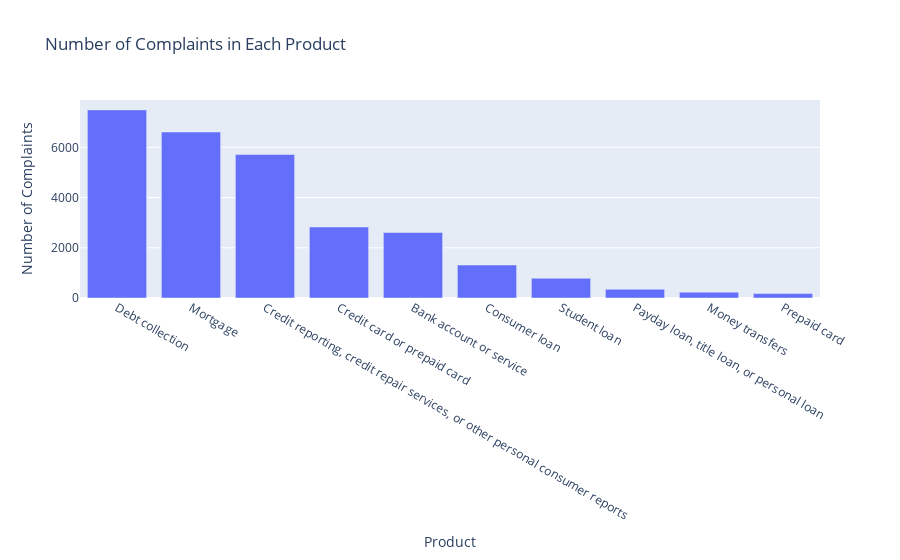

Notebook code cell kept with this figure:
### Code cell
import plotly.express as px

product_counts = df['Product'].value_counts().sort_values(ascending=False)

fig = px.bar(product_counts,
             x=product_counts.index,
             y=product_counts.values,
             labels={'x': 'Product', 'y': 'Number of Complaints'},
             title='Number of Complaints in Each Product')

fig.show()

### Figure 1 — Plotly figure (JSON) as saved in the notebook; plotly's stock layout.template omitted (floating-point values rounded to 4 significant figures)
{"data": [{"alignmentgroup": "True", "hovertemplate": "Product=%{x}<br>Number of Complaints=%{y}<extra></extra>", "legendgroup": "", "marker": {"color": "#636efa", "pattern": {"shape": ""}}, "name": "", "offsetgroup": "", "orientation": "v", "showlegend": false, "textposition": "auto", "x": ["Debt collection", "Mortgage", "Credit reporting, credit repair services, or other personal consumer reports", "Credit card or prepaid card", "Bank account or service", "Consumer loan", "Student loan", "Payday loan, title loan, or personal loan", "Money transfers", "Prepaid card"], "xaxis": "x", "y": [7494, 6612, 5717, 2830, 2609, 1314, 785, 348, 232, 175], "yaxis": "y", "type": "bar"}], "layout": {"xaxis": {"anchor": "y", "domain": [0, 1], "title": {"text": "Product"}}, "yaxis": {"anchor": "x", "domain": [0, 1], "title": {"text": "Number of Complaints"}}, "legend": {"tracegroupgap": 0}, "title": {"text": "Number of Complaints in Each Product"}, "barmode": "relative"}}
